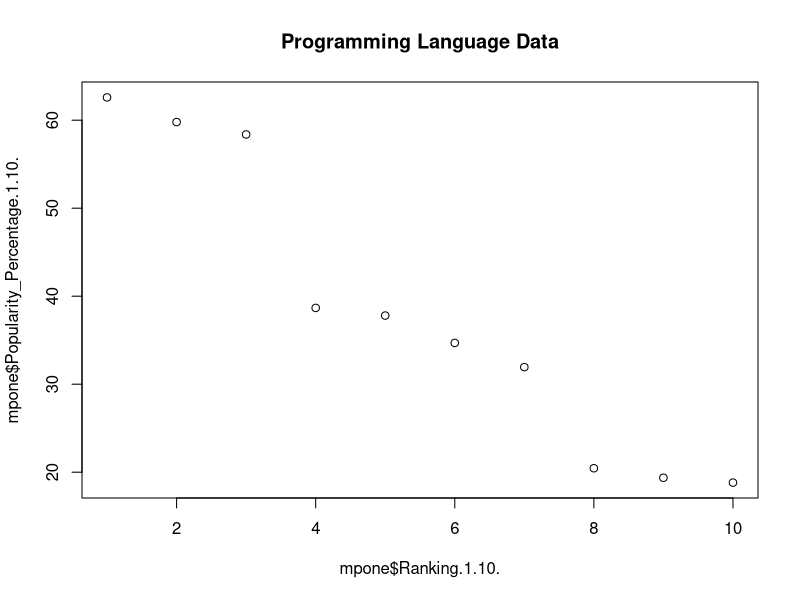

Recreate this plot in R.
PLdata <- read.csv("ProgLangDATASHEET.csv")
Programming_Language <- PLdata$Programming.Language
Popularity_Percentage <- PLdata$Popularity.
Ranking <- PLdata$Rank
mpone <- data.frame(Programming_Language, Popularity_Percentage, Ranking)
summpone <- summary(mpone)
mpone <- data.frame(Popularity_Percentage[1:10], Ranking[1:10])
plot(x = mpone$Ranking.1.10., y = mpone$Popularity_Percentage.1.10., main = "Programming Language Data") #Negative Correlation